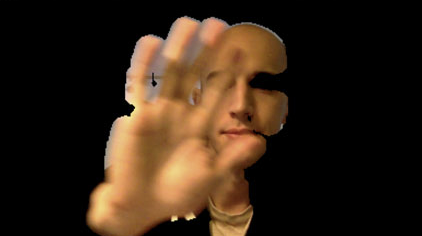
#> input picture Images/tester.png, 422 x 236 px, found by its file name
$ jupyter execute --allow-errors image_scraper.ipynb
#> lines starting #> are read from the running program, lines starting #| are printed output that depends on the picture
[cell 1]
import requests as req
import pandas as pd
from bs4 import BeautifulSoup as bsoup
import urllib.request as urllib2
import json
pd.options.mode.chained_assignment = None

url = 'https://en.wikipedia.org/wiki/List_of_chief_executive_officers'
#> (the rest of this cell did not finish here and is left out)

#> (a cell that did not finish here is left out)

[cell 3]
import cv2
import numpy as np
from skimage import io
from skimage import color

img = color.rgb2gray(io.imread('images/tester.png')[:, :, :-1])
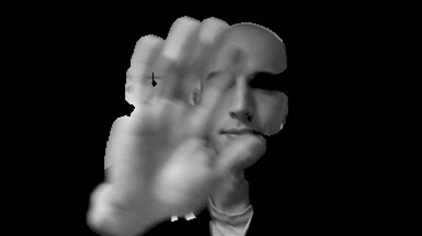
#> img: shape (236, 422) float64; min 0, max 0.928, mean 0.15
average = img.mean(axis=0).mean(axis=0)
#> average = 0.15
average
#> Out = 0.15
